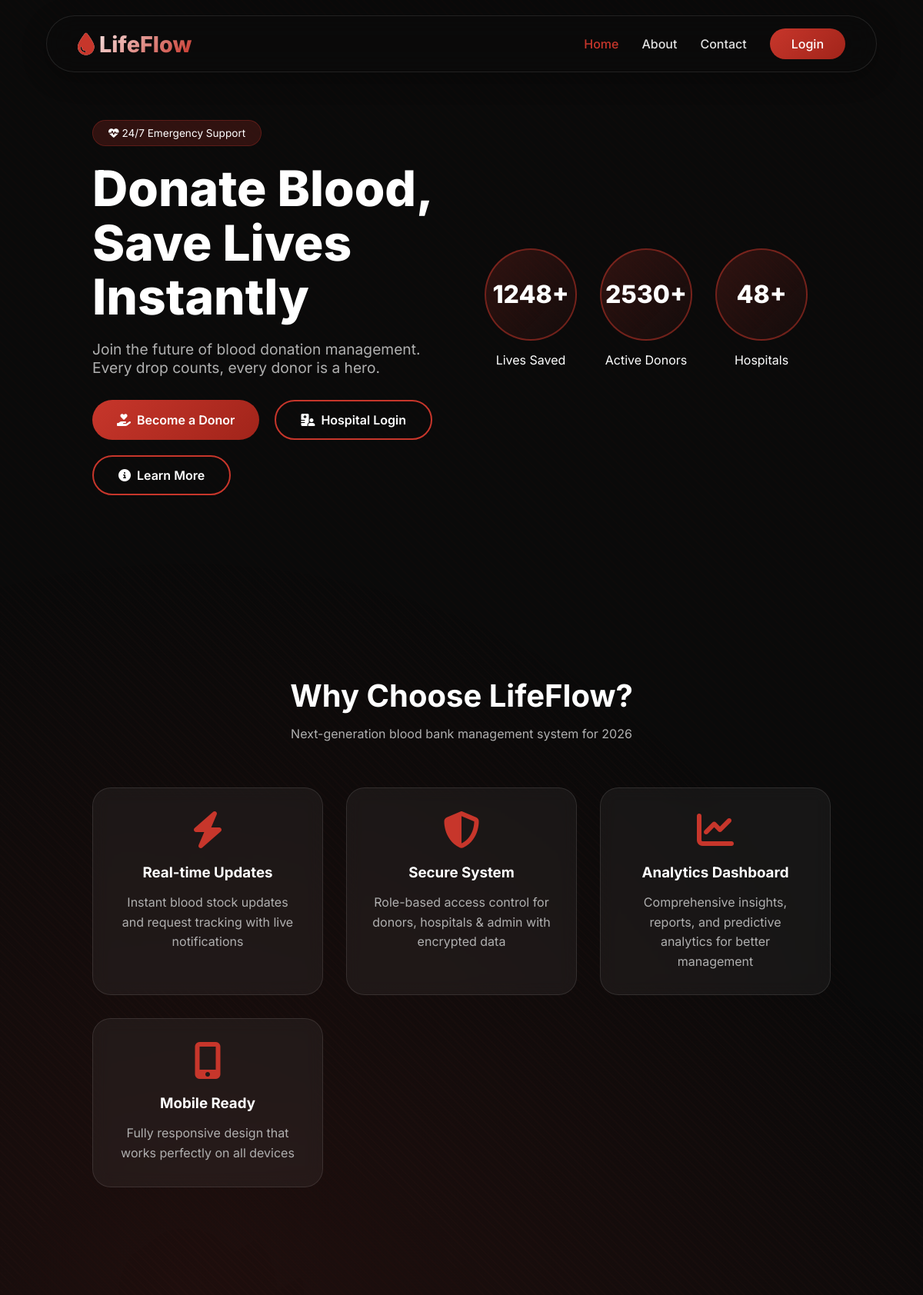
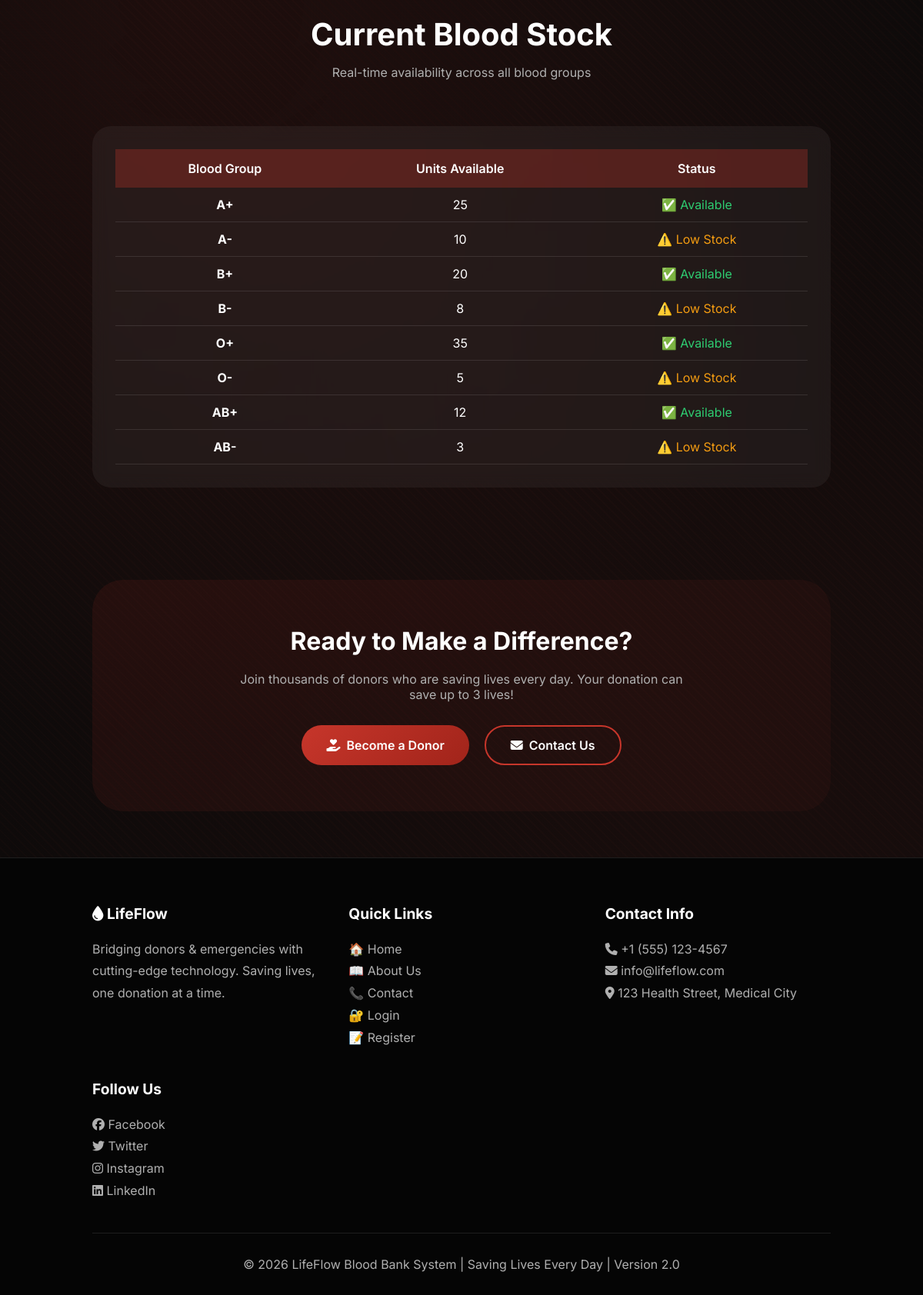
The page / on the database its author committed (2 pictures, top to bottom).
### tables this page shows
CREATE TABLE blood_stock (
    id INT PRIMARY KEY AUTO_INCREMENT,
    blood_group VARCHAR(5) UNIQUE NOT NULL,
    units_available INT DEFAULT 0,
    last_updated TIMESTAMP DEFAULT CURRENT_TIMESTAMP ON UPDATE CURRENT_TIMESTAMP,
    INDEX idx_blood_group (blood_group)
);

### index.php (the view, shortened to what this page needs)
<?php
include("database/connection.php");
?>
<!DOCTYPE html>
<html lang="en">
<head>
    <link rel="stylesheet" href="https://cdnjs.cloudflare.com/ajax/libs/font-awesome/6.5.1/css/all.min.css">
    <link href="https://unpkg.com/aos@2.3.1/dist/aos.css" rel="stylesheet">
</head>
<body>
<div class="bg-animation"></div>
<nav class="navbar">
    <div class="logo">
        <i class="fas fa-droplet"></i> LifeFlow
    </div>
    <div class="nav-links">
        <a href="index.php">Home</a>
        <a href="about.php">About</a>
        <a href="contact.php">Contact</a>
        <?php if(isset($_SESSION['user_id'])): ?>
            <a href="dashboard/<?php echo $_SESSION['role']; ?>.php" class="btn-login">Dashboard</a>
        <?php else: ?>
            <a href="login.php" class="btn-login">Login</a>
        <?php endif; ?>
    </div>
</nav>
<section class="hero" id="home">
    <div class="hero-content" data-aos="fade-right">
        <div class="hero-badge">
            <i class="fas fa-heartbeat"></i> 24/7 Emergency Support
        </div>
        <h1>Donate Blood,<br>Save Lives Instantly</h1>
        <p>Join the future of blood donation management. Every drop counts, every donor is a hero.</p>
        <div class="btn-group">
            <a href="register.php" class="btn btn-primary"><i class="fas fa-hand-holding-heart"></i> Become a Donor</a>
            <a href="login.php" class="btn btn-outline"><i class="fas fa-hospital-user"></i> Hospital Login</a>
            <a href="about.php" class="btn btn-outline"><i class="fas fa-info-circle"></i> Learn More</a>
        </div>
    </div>
    <div class="hero-stats" data-aos="fade-left">
        <div class="stat-circle">
            <div class="circle">1248+</div>
            <p>Lives Saved</p>
        </div>
        <div class="stat-circle">
            <div class="circle">2530+</div>
            <p>Active Donors</p>
        </div>
        <div class="stat-circle">
            <div class="circle">48+</div>
            <p>Hospitals</p>
        </div>
    </div>
</section>
<section class="section" id="features">
    <div class="section-title" data-aos="fade-up">
        <h2>Why Choose LifeFlow?</h2>
        <p>Next-generation blood bank management system for 2026</p>
    </div>
    <div class="cards-grid">
        <div class="glass-card" data-aos="fade-up">
            <i class="fas fa-bolt"></i>
            <h3>Real-time Updates</h3>
            <p>Instant blood stock updates and request tracking with live notifications</p>
        </div>
        <div class="glass-card" data-aos="fade-up" data-aos-delay="100">
            <i class="fas fa-shield-alt"></i>
            <h3>Secure System</h3>
            <p>Role-based access control for donors, hospitals & admin with encrypted data</p>
        </div>
        <div class="glass-card" data-aos="fade-up" data-aos-delay="200">
            <i class="fas fa-chart-line"></i>
            <h3>Analytics Dashboard</h3>
            <p>Comprehensive insights, reports, and predictive analytics for better management</p>
        </div>
        <div class="glass-card" data-aos="fade-up" data-aos-delay="300">
            <i class="fas fa-mobile-alt"></i>
            <h3>Mobile Ready</h3>
            <p>Fully responsive design that works perfectly on all devices</p>
        </div>
    </div>
</section>
<section class="section">
    <div class="section-title" data-aos="fade-up">
        <h2>Current Blood Stock</h2>
        <p>Real-time availability across all blood groups</p>
    </div>
    <div class="stock-container" data-aos="fade-up">
        <table>
            <thead>
                <tr>
                    <th>Blood Group</th>
                    <th>Units Available</th>
                    <th>Status</th>
                </tr>
            </thead>
            <tbody>
                <?php
                $result = mysqli_query($conn, "SELECT * FROM blood_stock ORDER BY FIELD(blood_group, 'A+', 'A-', 'B+', 'B-', 'O+', 'O-', 'AB+', 'AB-')");
                while($row = mysqli_fetch_assoc($result)) {
                    $statusClass = '';
                    $statusText = '';
                    if($row['units_available'] > 10) {
                        $statusText = '✅ Available';
                        $statusClass = 'style="color: #2ecc71;"';
                    } elseif($row['units_available'] > 0) {
                        $statusText = '⚠️ Low Stock';
                        $statusClass = 'style="color: #f39c12;"';
                    } else {
                        $statusText = '❌ Critical';
                        $statusClass = 'style="color: #e74c3c;"';
                    }
                    echo "<tr>
                            <td><strong>{$row['blood_group']}</strong></td>
                            <td>{$row['units_available']}</td>
                            <td $statusClass>$statusText</td>
                          </tr>";
                }
                ?>
            </tbody>
        </table>
    </div>
</section>
<section class="cta-section" data-aos="fade-up">
    <h2>Ready to Make a Difference?</h2>
    <p>Join thousands of donors who are saving lives every day. Your donation can save up to 3 lives!</p>
    <div class="btn-group" style="justify-content: center;">
        <a href="register.php" class="btn btn-primary"><i class="fas fa-hand-holding-heart"></i> Become a Donor</a>
        <a href="contact.php" class="btn btn-outline"><i class="fas fa-envelope"></i> Contact Us</a>
    </div>
</section>
<footer class="footer">
    <div class="footer-content">
        <div class="footer-section">
            <h3><i class="fas fa-droplet"></i> LifeFlow</h3>
            <p>Bridging donors & emergencies with cutting-edge technology. Saving lives, one donation at a time.</p>
        </div>
        <div class="footer-section">
            <h3>Quick Links</h3>
            <p><a href="index.php">🏠 Home</a></p>
            <p><a href="about.php">📖 About Us</a></p>
            <p><a href="contact.php">📞 Contact</a></p>
            <p><a href="login.php">🔐 Login</a></p>
            <p><a href="register.php">📝 Register</a></p>
        </div>
        <div class="footer-section">
            <h3>Contact Info</h3>
            <p><i class="fas fa-phone"></i> +1 (555) 123-4567</p>
            <p><i class="fas fa-envelope"></i> info@lifeflow.com</p>
            <p><i class="fas fa-map-marker-alt"></i> 123 Health Street, Medical City</p>
        </div>
        <div class="footer-section">
            <h3>Follow Us</h3>
            <p><i class="fab fa-facebook"></i> <a href="#"> Facebook</a></p>
            <p><i class="fab fa-twitter"></i> <a href="#"> Twitter</a></p>
            <p><i class="fab fa-instagram"></i> <a href="#"> Instagram</a></p>
            <p><i class="fab fa-linkedin"></i> <a href="#"> LinkedIn</a></p>
        </div>
    </div>
    <div class="footer-bottom">
        <p>&copy; 2026 LifeFlow Blood Bank System | Saving Lives Every Day | Version 2.0</p>
    </div>
</footer>
</body>
</html>

### rows shown on the page
blood_stock: blood_group "A+", units_available "25", units_available "✅ Available"
blood_stock: blood_group "A-", units_available "10", units_available "⚠️ Low Stock"
blood_stock: blood_group "B+", units_available "20", units_available "✅ Available"
blood_stock: blood_group "B-", units_available "8", units_available "⚠️ Low Stock"
blood_stock: blood_group "O+", units_available "35", units_available "✅ Available"
blood_stock: blood_group "O-", units_available "5", units_available "⚠️ Low Stock"
blood_stock: blood_group "AB+", units_available "12", units_available "✅ Available"
blood_stock: blood_group "AB-", units_available "3", units_available "⚠️ Low Stock"
